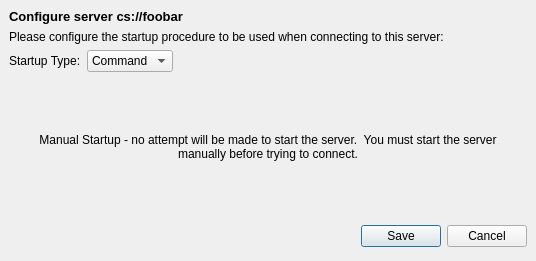
<ui version="4.0" >
 <author></author>
 <comment></comment>
 <exportmacro></exportmacro>
 <class>pqEditServerStartupDialog</class>
 <widget class="QDialog" name="pqEditServerStartupDialog" >
  <property name="geometry" >
   <rect>
    <x>0</x>
    <y>0</y>
    <width>536</width>
    <height>231</height>
   </rect>
  </property>
  <property name="windowTitle" >
   <string>Configure Server</string>
  </property>
  <layout class="QVBoxLayout" >
   <property name="margin" >
    <number>9</number>
   </property>
   <property name="spacing" >
    <number>6</number>
   </property>
   <item>
    <widget class="QLabel" name="message" >
     <property name="font" >
      <font>
       <family>MS Shell Dlg 2</family>
       <pointsize>10</pointsize>
       <weight>75</weight>
       <italic>false</italic>
       <bold>true</bold>
       <underline>false</underline>
       <strikeout>false</strikeout>
      </font>
     </property>
     <property name="text" >
      <string>Configure server cs://foobar</string>
     </property>
    </widget>
   </item>
   <item>
    <widget class="QLabel" name="secondaryMessage" >
     <property name="text" >
      <string>Please configure the startup procedure to be used when connecting to this server:</string>
     </property>
     <property name="alignment" >
      <set>Qt::AlignLeading|Qt::AlignLeft|Qt::AlignTop</set>
     </property>
     <property name="wordWrap" >
      <bool>true</bool>
     </property>
    </widget>
   </item>
   <item>
    <layout class="QHBoxLayout" >
     <property name="margin" >
      <number>0</number>
     </property>
     <property name="spacing" >
      <number>6</number>
     </property>
     <item>
      <widget class="QLabel" name="label_4" >
       <property name="sizePolicy" >
        <sizepolicy>
         <hsizetype>5</hsizetype>
         <vsizetype>5</vsizetype>
         <horstretch>0</horstretch>
         <verstretch>0</verstretch>
        </sizepolicy>
       </property>
       <property name="text" >
        <string>Startup Type:</string>
       </property>
      </widget>
     </item>
     <item>
      <widget class="QComboBox" name="type" >
       <property name="currentIndex" >
        <number>0</number>
       </property>
       <item>
        <property name="text" >
         <string>Command</string>
        </property>
       </item>
       <item>
        <property name="text" >
         <string>Manual</string>
        </property>
       </item>
      </widget>
     </item>
     <item>
      <spacer>
       <property name="orientation" >
        <enum>Qt::Horizontal</enum>
       </property>
       <property name="sizeHint" >
        <size>
         <width>40</width>
         <height>20</height>
        </size>
       </property>
      </spacer>
     </item>
    </layout>
   </item>
   <item>
    <widget class="QStackedWidget" name="stackedWidget" >
     <property name="currentIndex" >
      <number>1</number>
     </property>
     <widget class="QWidget" name="page_1" >
      <layout class="QVBoxLayout" >
       <property name="margin" >
        <number>9</number>
       </property>
       <property name="spacing" >
        <number>6</number>
       </property>
       <item>
        <widget class="QLabel" name="label_3" >
         <property name="text" >
          <string>Execute an external command to start the server:</string>
         </property>
        </widget>
       </item>
       <item>
        <widget class="QTextEdit" name="commandLine" />
       </item>
       <item>
        <layout class="QHBoxLayout" >
         <property name="margin" >
          <number>0</number>
         </property>
         <property name="spacing" >
          <number>6</number>
         </property>
         <item>
          <widget class="QLabel" name="label" >
           <property name="text" >
            <string>After executing the startup command, wait</string>
           </property>
          </widget>
         </item>
         <item>
          <widget class="QDoubleSpinBox" name="delay" >
           <property name="suffix" >
            <string> seconds</string>
           </property>
           <property name="decimals" >
            <number>1</number>
           </property>
           <property name="maximum" >
            <double>300</double>
           </property>
           <property name="value" >
            <double>5</double>
           </property>
          </widget>
         </item>
         <item>
          <widget class="QLabel" name="label_2" >
           <property name="text" >
            <string>before connecting.</string>
           </property>
          </widget>
         </item>
         <item>
          <spacer>
           <property name="orientation" >
            <enum>Qt::Horizontal</enum>
           </property>
           <property name="sizeHint" >
            <size>
             <width>40</width>
             <height>20</height>
            </size>
           </property>
          </spacer>
         </item>
        </layout>
       </item>
      </layout>
     </widget>
     <widget class="QWidget" name="page_2" >
      <layout class="QVBoxLayout" >
       <property name="margin" >
        <number>9</number>
       </property>
       <property name="spacing" >
        <number>6</number>
       </property>
       <item>
        <widget class="QLabel" name="label_5" >
         <property name="text" >
          <string>Manual Startup - no attempt will be made to start the server.  You must start the server manually before trying to connect.</string>
         </property>
         <property name="alignment" >
          <set>Qt::AlignCenter</set>
         </property>
         <property name="wordWrap" >
          <bool>true</bool>
         </property>
        </widget>
       </item>
      </layout>
     </widget>
    </widget>
   </item>
   <item>
    <layout class="QHBoxLayout" >
     <property name="margin" >
      <number>0</number>
     </property>
     <property name="spacing" >
      <number>6</number>
     </property>
     <item>
      <spacer>
       <property name="orientation" >
        <enum>Qt::Horizontal</enum>
       </property>
       <property name="sizeHint" >
        <size>
         <width>131</width>
         <height>31</height>
        </size>
       </property>
      </spacer>
     </item>
     <item>
      <widget class="QPushButton" name="okButton" >
       <property name="text" >
        <string>Save</string>
       </property>
      </widget>
     </item>
     <item>
      <widget class="QPushButton" name="cancelButton" >
       <property name="text" >
        <string>Cancel</string>
       </property>
      </widget>
     </item>
    </layout>
   </item>
  </layout>
 </widget>
 <pixmapfunction></pixmapfunction>
 <resources/>
 <connections>
  <connection>
   <sender>okButton</sender>
   <signal>clicked()</signal>
   <receiver>pqEditServerStartupDialog</receiver>
   <slot>accept()</slot>
   <hints>
    <hint type="sourcelabel" >
     <x>442</x>
     <y>217</y>
    </hint>
    <hint type="destinationlabel" >
     <x>92</x>
     <y>224</y>
    </hint>
   </hints>
  </connection>
  <connection>
   <sender>cancelButton</sender>
   <signal>clicked()</signal>
   <receiver>pqEditServerStartupDialog</receiver>
   <slot>reject()</slot>
   <hints>
    <hint type="sourcelabel" >
     <x>525</x>
     <y>217</y>
    </hint>
    <hint type="destinationlabel" >
     <x>175</x>
     <y>230</y>
    </hint>
   </hints>
  </connection>
  <connection>
   <sender>type</sender>
   <signal>currentIndexChanged(int)</signal>
   <receiver>stackedWidget</receiver>
   <slot>setCurrentIndex(int)</slot>
   <hints>
    <hint type="sourcelabel" >
     <x>121</x>
     <y>63</y>
    </hint>
    <hint type="destinationlabel" >
     <x>510</x>
     <y>93</y>
    </hint>
   </hints>
  </connection>
 </connections>
</ui>
